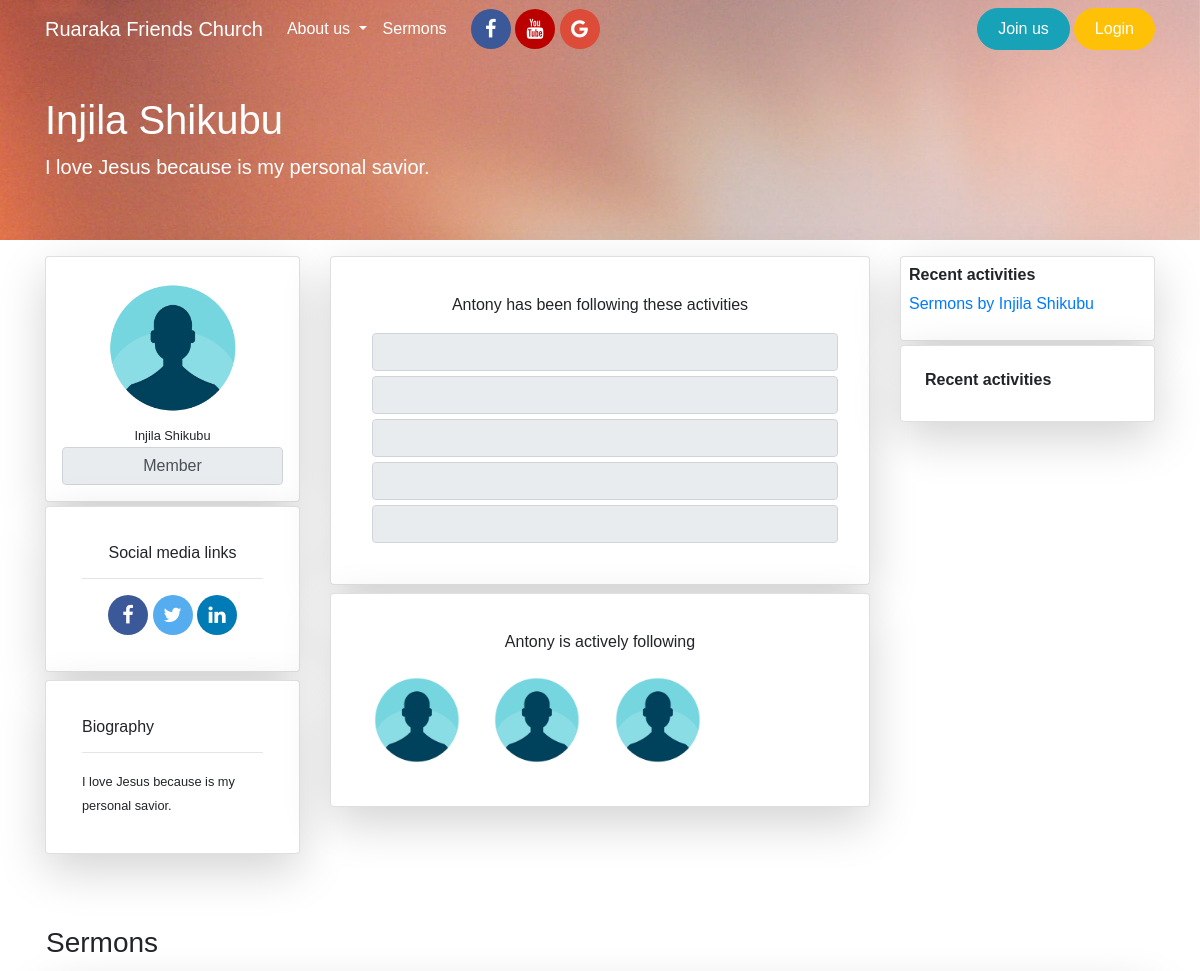
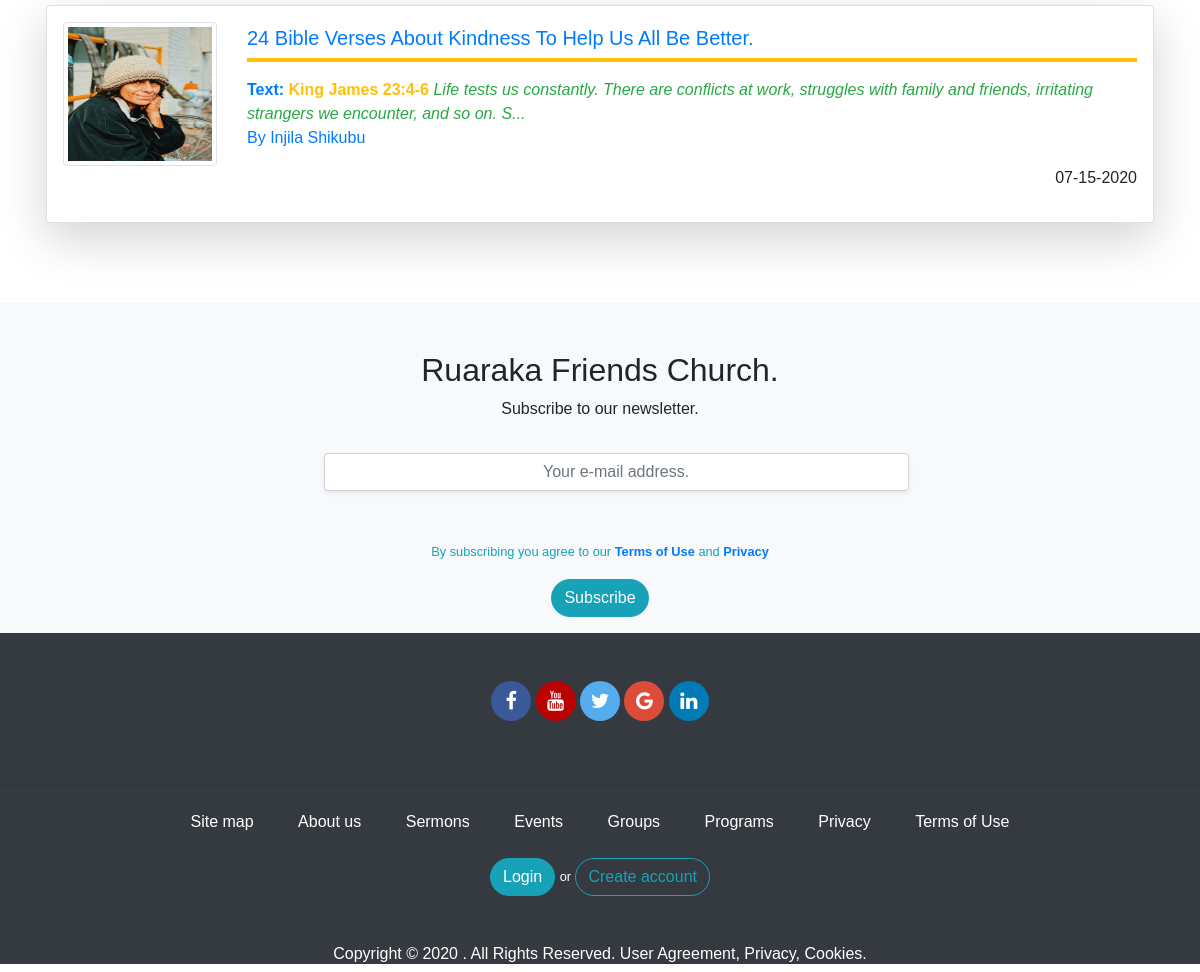
Screenshot of /profile/Antony with the database file from the repository (2 pictures, top to bottom).
### app/models.py (models this page shows, shortened)
class User(UserMixin,db.Model):
	id = db.Column(db.Integer, primary_key=True)
	username = db.Column(db.String(124), index=True,unique=True)
	firstname = db.Column(db.String(124), index=True)
	lastname = db.Column(db.String(124), index=True)
	email = db.Column(db.String(124), index=True, unique=True)
	password_hash = db.Column(db.String(124), index=True, unique=True)
	about_me = db.Column(db.String(150))
	avatar = db.Column(db.String(150))
	facebook_url = db.Column(db.String(200))
	twitter_url = db.Column(db.String(200))
	linkedin_url = db.Column(db.String(200))
	role = db.Column(db.String(124), index=True)
	posts = db.relationship('Post', backref='author', lazy='dynamic')
	sermons = db.relationship('Sermon', backref='author', lazy='dynamic')

class Sermon(db.Model):
	id = db.Column(db.Integer, primary_key=True)
	title = db.Column(db.String(124), index=True)
	text = db.Column(db.String(124), index=True)
	body = db.Column(db.String(500), index=True)
	created_at = db.Column(db.DateTime, index=True, default = datetime.utcnow)
	user_id = db.Column(db.Integer, db.ForeignKey('user.id'))

### app/routes.py (the view)
@app.route('/profile/<username>', methods=['GET', 'POST'])
def profile(username):
	user = User.query.filter_by(username=username).first()
	sermons = Sermon.query.filter_by(user_id=user.id).all()
	posts = None
	owner = False
	try:
		posts = Post.query.filter_by(user_id=user.id)
		if current_user.id == user.id:
			owner = True
	except:
		pass
	title = "{}'s  Profile ".format(user.username)
	return render_template('profile.html',title=title, user=user, posts=posts,sermons=sermons)

### app/templates/profile.html (shortened to what this page needs)
{% extends 'base.html' %}
{% block content  %}
<section id="profile_section">
	<div id="section-profile-top">
		<div class="pt-5 container">
			<h1 class="mt-5">{{user.firstname}} {{user.lastname}}</h1>
			<p class="lead">
					{{user.about_me}}
			</p>
		</div>
	</div>
	<div class="container mt-3 mb-5">
		<div class="row">
			<div class="col-xs-12 col-sm-12 col-md-3 col-lg-3 col-xl-3">
				<div class="card shadow-lg p-3 mb-1 bg-white rounded text-center">
					<img src="{{url_for('static', filename='imgs/profile_pic.png')}}" class="img-rounded mx-auto" style="height: 150px; width:150px">
					<div class="card-body p-0">
						<small>{{user.firstname}} {{user.lastname}}</small>
						<input type="tex" disabled value="{{user.role}}" class="form-control" style="text-align: center">
					</div>
				</div>
				<div class="card shadow-lg p-3 mb-2 bg-white rounded">
					<div class="card-body">
						<h6 class="text-center">Social media links</h6>
						<hr>
						<div id="social_media_links" class="text-center">
					        <a href="{{user.facebook_url or 'https://www.facebook.com/'}}" class="fa fa-facebook"></a>
					        <a href="{{user.twitter_url or 'https://www.twitter.com/'}}" class="fa fa-twitter"></a>
					        <a href="{{user.linkedin_url or 'https://www.linkedin.com/'}}" class="fa fa-linkedin"></a>
				      </div>
					</div>
				</div>
				<div class="card shadow-lg p-3 mb-2 bg-white rounded">
					<div class="card-body">
						<h6>Biography</h6>
						<hr>
						<small class="">
							{{user.about_me}}
						 </small>
					</div>
				</div>
			</div>
			<div class="col-xs-12 col-sm-12 col-md-6 col-lg-6 col-xl-6">
				<div class="card shadow-lg p-3 mb-2 bg-white rounded">
					<div class="card-body">
						<p class="text-center"> {{user.username}} has been following these activities </p>
						<input type="text" name="" disabled="" value="" class="form-control disabled_input">
						<input type="text" name="" disabled="" value="" class="form-control disabled_input">
						<input type="text" name="" disabled="" value="" class="form-control disabled_input">
						<input type="text" name="" disabled="" value="" class="form-control disabled_input">
						<input type="text" name="" disabled="" value="" class="form-control disabled_input">
					</div>
				</div>
				<div class="card shadow-lg p-3 mb-2 bg-white rounded">
					<div class="card-body">
						<p class="text-center">{{user.username}} is actively following</p>
				 		<img src="{{url_for('static', filename='imgs/profile_pic.png')}}" class="img-rounded mr-3" style="height: 100px; width:100px">
				 		<img src="{{url_for('static', filename='imgs/profile_pic.png')}}" class="img-rounded mr-3" style="height: 100px; width:100px">
				 		<img src="{{url_for('static', filename='imgs/profile_pic.png')}}" class="img-rounded mr-3" style="height: 100px; width:100px">
					</div>
				</div>
			</div>
			<div class="col-xs-12 col-sm-12 col-md-3 col-lg-3 col-xl-3">
				<div class="card shadow-lg p-1 mb-1 bg-white rounded">
					<div class="card-body p-1">
						<h6><strong>Recent activities</strong></h6>
						{% if current_user == user %}
							{% if sermons %}
								<p class="text-info"><a href="#activities">Your recent sermons</a></p>
							{% else %}
								<p>No sermons available</p>
							{%endif %}
						{% else %}
							{% if sermons %}
								<p class="text-info"><a href="#activities">Sermons by {{user.firstname}} {{user.lastname}}</a></p>
							{% else %}
								<p>No sermons available by {{user.firstname}} {{user.lastname}} </p>
							{%endif %}
						{% endif %}
					</div>
				</div>
				<div class="card shadow-lg p-1 mb-1 bg-white rounded">
					<div class="card-body">
						<h6><strong>Recent activities</strong></h6>
					</div>
				</div>
			</div>
		</div>
	</div>
	<div class="" id="activities">
		<div class="container p-3 mb-5">
			<h3>Sermons</h3>
			<div class="pt-2 mb-1">
				{% if sermons %}
	      	{% for sermon in sermons %}
					<div class="row">
							<div class="col-md-12">
						      <div class="card shadow-lg p-3 mb-2 bg-white rounded">
	                    <div class="row">
	                      <div class="col-md-2">
	                        <a href="{{url_for('sermon_details', sermon_id=sermon.id)}}">
	                          <img src="{{url_for('static', filename='imgs/profile_img.jpg')}}" style="height: 9rem;width:10rem"class="img-thumbnail">
	                        </a>
	                      </div>
	                      <div class="col-md-10">
	                          <a href="{{url_for('sermon_details', sermon_id=sermon.id)}}" style="text-decoration:none;">
	                            <h5 class="mt-1">{{sermon.title}}</h4>
	                            <hr class="mt-1 text-warning" style="border:2px solid">
	                            <strong>Text: <span class="text text-warning">{{sermon.text}}</span> </strong> <em class="text text-success">{{sermon.body|truncate(140,True)}}</em>
	                          </a>
	    											<br>
	                          <span class="text-info pt-2"><a href="{{url_for('profile', username=sermon.author.username)}}">
															{% if user == current_user %}
															<p>Sermons that you posted.</p>
															{% else %}
															<p>By {{user.firstname}} {{user.lastname}}</p>
															{% endif %}
														</a> </span>
	    											<p class="text-right">{{ sermon.created_at.strftime('%m-%d-%Y') }}</p>
	                      </div>
	                    </div>
	                </div>
							</div>
					</div>
	        {% endfor %}
				{% endif %}
			</div>
	</div>
</section>
{% endblock content  %}

### app/static/css/main.css (style rules this page uses)
body { font-family: sans-serif; padding: 0; margin: 0 }
.fa { padding: 10px; font-size: 20px; width: 30px; text-align: center; text-decoration: none; border-radius: 50%; }
.fa-facebook { background: #3B5998; color: white; width: 40px; }
.fa-twitter { background: #55ACEE; color: white; width: 40px; }
.fa-linkedin { background: #007bb5; color: white; width: 40px; }
#profile_section { min-height: 70vh; }
.disabled_input { margin:5px; }
#sermons_section_list, #section-profile-top { background-image: url('/static/imgs/bg1.jpg') ; background-repeat: no-repeat; background-attachment: fixed; background-size: cover; background-position: bottom; height: 35vh; max-height: 30vh; color: white }

### rows the page displays
User: firstname "Injila", lastname "Shikubu", about_me "I love Jesus because is my personal savior.", role "Member", username "Antony"
Sermon: title "24 Bible Verses About Kindness To Help Us All Be Better.", text "King James 23:4-6", body "Life tests us constantly. There are conflicts at work, struggles with family and friends, irritating strangers we encounter, and so on. S...", created_at "07-15-2020"
